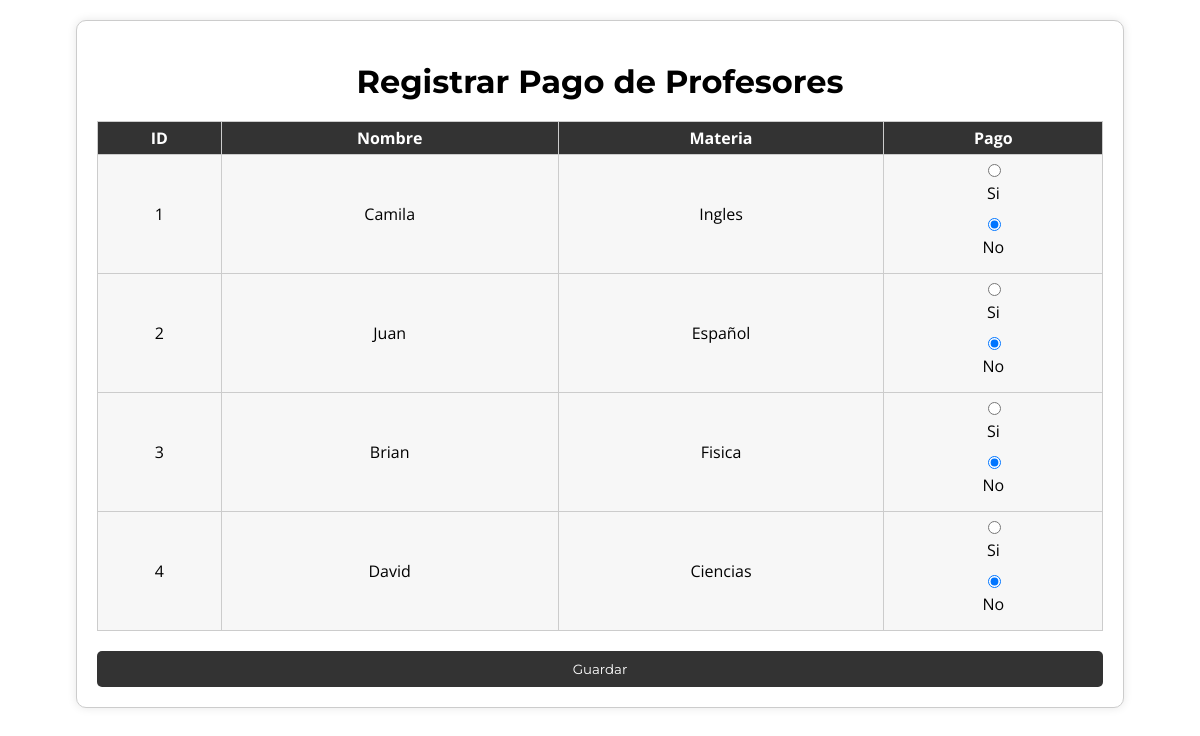
Page /registrar_pago_profesor (signed in) on the earlier database version.
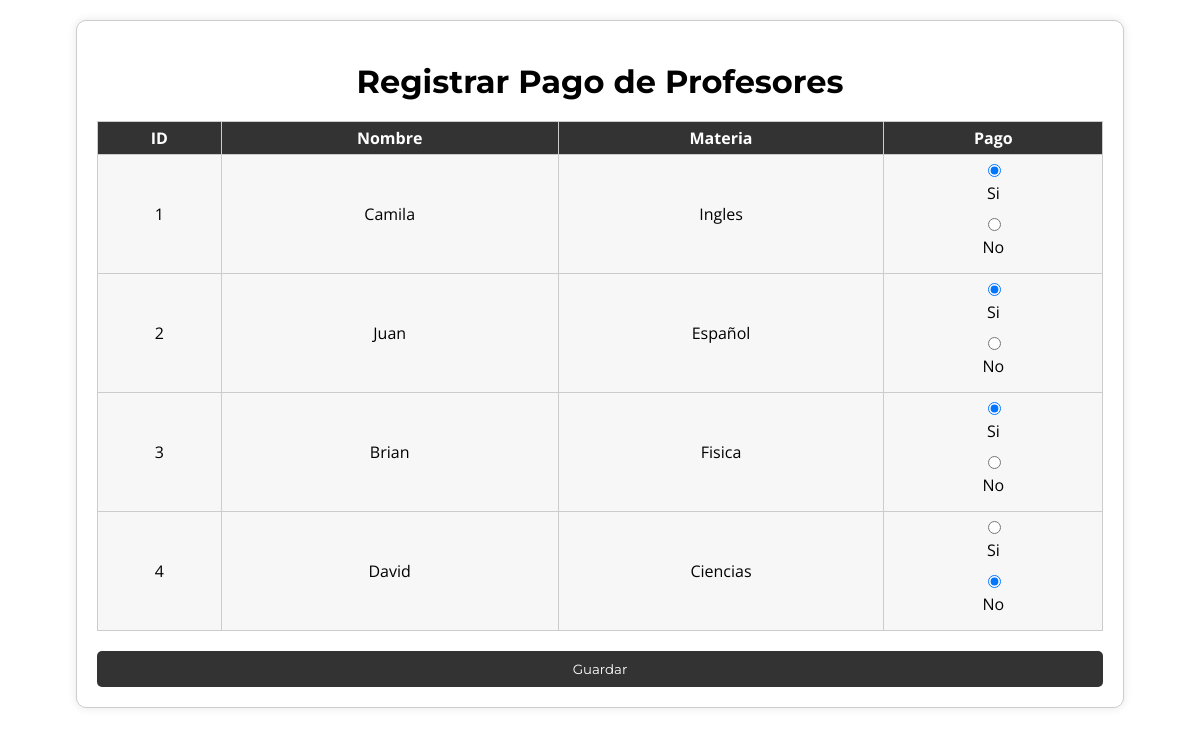
Same page on the later database version.
### tables this page shows
CREATE TABLE profesores (
        id INTEGER PRIMARY KEY AUTOINCREMENT,
        usuario TEXT NOT NULL,
        contrasena TEXT NOT NULL,
        materia TEXT NOT NULL,
        nombre TEXT NOT NULL,
        grados TEXT,
        pago BOOLEAN DEFAULT 0  -- 0 significa que no ha sido pagado, 1 que sí
    );

### app.py (the view)
@app.route('/registrar_pago_profesor', methods=['GET', 'POST'])
@login_required
def registrar_pago_profesor():
    if current_user.tipo_usuario != 'coordinador':
        return redirect(url_for('dashboard'))
    conn = sqlite3.connect('colegio.db')
    cursor = conn.cursor()
    cursor.execute("SELECT id, nombre, materia, pago FROM profesores")
    profesores = cursor.fetchall()
    if request.method == 'POST':
        for profesor in profesores:
            profesor_id = profesor[0]
            pago = request.form.get(f'pago_{profesor_id}') == 'Si'
            cursor.execute("UPDATE profesores SET pago = ? WHERE id = ?", (pago, profesor_id))
            conn.commit()
    cursor.execute("SELECT id, nombre, materia, pago FROM profesores")
    profesores = cursor.fetchall()
    conn.close()
    return render_template('registrar_pago_profesor.html', profesores=profesores)

### app.py (called while the page is built)
@login_manager.user_loader
def load_user(usuario_id):
    conn = sqlite3.connect('colegio.db')
    cursor = conn.cursor()
    cursor.execute("SELECT * FROM usuarios WHERE id = ?", (usuario_id,))
    usuario_data = cursor.fetchone()
    conn.close()
    if usuario_data:
        return Usuario(*usuario_data)
    return None

### templates/registrar_pago_profesor.html (shortened to what this page needs)
<!DOCTYPE html>
<html lang="es">
<head>
    <link rel="stylesheet" href="{{ url_for('static', filename='styles.css') }}">
</head>
<body>
    <div class="registrar-pago-profesor-container">
        <h1>Registrar Pago de Profesores</h1>
        <form action="" method="post">
            <table class="registrar-pago-profesor-table">
                <tr>
                    <th>ID</th>
                    <th>Nombre</th>
                    <th>Materia</th>
                    <th>Pago</th>
                </tr>
                {% for profesor in profesores %}
                <tr>
                    <td>{{ profesor[0] }}</td>
                    <td>{{ profesor[1] }}</td>
                    <td>{{ profesor[2] }}</td>
                    <td>
                        <input type="radio" id="si_{{ profesor[0] }}" name="pago_{{ profesor[0] }}" value="Si" {% if profesor[3] %}checked{% endif %}>
                        <label for="si_{{ profesor[0] }}">Si</label>
                        <input type="radio" id="no_{{ profesor[0] }}" name="pago_{{ profesor[0] }}" value="No" {% if not profesor[3] %}checked{% endif %}>
                        <label for="no_{{ profesor[0] }}">No</label>
                    </td>
                </tr>
                {% endfor %}
            </table>
            <input type="submit" value="Guardar" class="registrar-pago-profesor-button">
        </form>
    </div>
</body>
</html>

### static/styles.css (style rules this page uses)
body { font-family: 'Open Sans', sans-serif; background-color: #FFFFFF; color: #000000; }
h1, h2, h3 { text-align: center; margin-bottom: 20px; font-family: 'Montserrat', sans-serif; }
label { display: block; margin-bottom: 10px; }
input[type="submit"] { width: 100%; padding: 10px; background-color: #333333; color: #FFFFFF; border: none; border-radius: 5px; cursor: pointer; font-family: 'Montserrat', sans-serif; }
table { border-collapse: collapse; width: 100%; }
th, td { border: 1px solid #CCCCCC; padding: 10px; text-align: center; }
th { background-color: #F0F0F0; }
.registrar-pago-profesor-container { width: 85%; margin: 20px auto; padding: 20px; background-color: #FFFFFF; border: 1px solid #CCCCCC; border-radius: 10px; box-shadow: 0px 0px 10px rgba(0, 0, 0, 0.1); }
.registrar-pago-profesor-table { border-collapse: collapse; width: 100%; border: 1px solid #CCCCCC; margin-bottom: 20px; padding: 20px; }
.registrar-pago-profesor-table th, .registrar-pago-profesor-table td { border: 1px solid #CCCCCC; padding: 5px; text-align: center; }
.registrar-pago-profesor-table th { background-color: #333333; color: #FFFFFF; }
.registrar-pago-profesor-table td { background-color: #F7F7F7; }
.registrar-pago-profesor-button { width: 100%; padding: 5px; background-color: #333333; color: #FFFFFF; border: none; border-radius: 5px; cursor: pointer; }

Differences in the rows shown:
changed profesores "Camila": pago "☐ Si" → "☑ Si"; pago "☑ No" → "☐ No"
changed profesores "Juan": pago "☐ Si" → "☑ Si"; pago "☑ No" → "☐ No"
changed profesores "Brian": pago "☐ Si" → "☑ Si"; pago "☑ No" → "☐ No"
